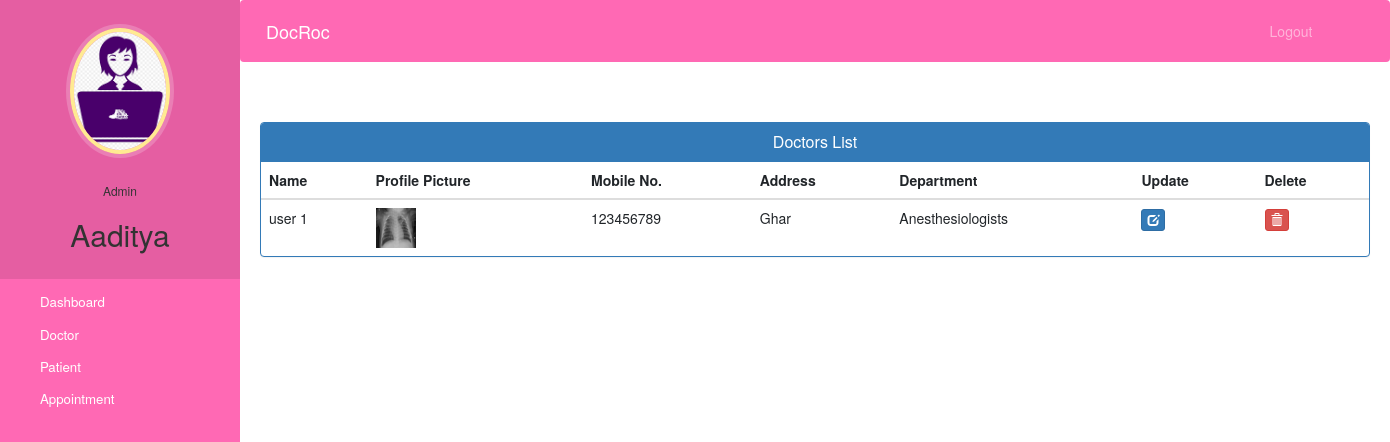
The app's page /admin-view-doctor (signed in) with its own data.
### hospital/models.py (models this page shows, shortened)
class Doctor(models.Model):
    user=models.OneToOneField(User,on_delete=models.CASCADE)
    profile_pic= models.ImageField(upload_to='profile_pic/DoctorProfilePic/',null=True,blank=True)
    address = models.CharField(max_length=40)
    mobile = models.CharField(max_length=20,null=True)
    department= models.CharField(max_length=50,choices=departments,default='Cardiologist')
    status=models.BooleanField(default=False)
    @property
    def get_name(self):
        return self.user.first_name+" "+self.user.last_name

### hospital/views.py (the view)
# urls.py: path('admin-view-doctor', views.admin_view_doctor_view,name='admin-view-doctor'),
@login_required(login_url='adminlogin')
@user_passes_test(is_admin)
def admin_view_doctor_view(request):
    doctors=models.Doctor.objects.all().filter(status=True)
    return render(request,'hospital/admin_view_doctor.html',{'doctors':doctors})

### hospital/views.py (called while the page is built)
def is_admin(user):
    return user.groups.filter(name='ADMIN').exists()

### templates/hospital/admin_view_doctor.html (shortened to what this page needs)
{% extends 'hospital/admin_base.html' %}
{% block content %}
{%load static%}
<head>
  <link href="//netdna.bootstrapcdn.com/bootstrap/3.0.0/css/bootstrap.min.css" rel="stylesheet" id="bootstrap-css">
</head>
<div class="container">
  <div class="panel panel-primary">
    <div class="panel-heading">
      <h6 class="panel-title">Doctors List</h6>
    </div>
    <table class="table table-hover" id="dev-table">
      <thead>
        <tr>
          <th>Name</th>
          <th>Profile Picture</th>
          <th>Mobile No.</th>
          <th>Address</th>
          <th>Department</th>
          <th>Update</th>
          <th>Delete</th>
        </tr>
      </thead>
      {% for d in doctors %}
      <tr>
        <td> {{d.get_name}}</td>
        <td> <img src="{% static d.profile_pic.url %}" alt="Profile Pic" height="40px" width="40px" /></td>
        <td>{{d.mobile}}</td>
        <td>{{d.address}}</td>
        <td>{{d.department}}</td>
        <td><a class="btn btn-primary btn-xs" href="{% url 'update-doctor' d.id  %}"><span class="glyphicon glyphicon-edit"></span></a></td>
        <td><a class="btn btn-danger btn-xs" href="{% url 'delete-doctor-from-hospital' d.id  %}"><span class="glyphicon glyphicon-trash"></span></a></td>
      </tr>
      {% endfor %}
    </table>
  </div>
</div>
{% endblock content %}

### templates/hospital/admin_base.html (shortened to what this page needs)
<!DOCTYPE html>
{% load static %}
<html lang="en">
<head>
  <link rel="stylesheet" href="https://stackpath.bootstrapcdn.com/bootstrap/4.3.1/css/bootstrap.min.css">
  <link rel="stylesheet" href="https://maxcdn.bootstrapcdn.com/font-awesome/4.7.0/css/font-awesome.min.css">
  <link rel="stylesheet" href="{% static '/style.css' %}">
</head>
<body>
  <nav class="menu" tabindex="0">
    <header class="avatar">
      <img src="{% static "images/adminpropic.png" %}" />
      <br><br>
      <h6>Admin</h6>
      <h2>{{request.user.first_name}}</h2>
    </header>
    <ul>
      <li tabindex="0" class="icon-dashboard"> <a style="color:white; text-decoration:none;" href="/admin-dashboard"><span>Dashboard</span></a> </li>
      <li tabindex="0" class="icon-customers"> <a style="color:white; text-decoration:none;" href="/admin-doctor"><span>Doctor</span></a></li>
      <li tabindex="0" class="icon-users"> <a style="color:white; text-decoration:none;" href="/admin-patient"><span>Patient</span></a></li>
      <li tabindex="0" class="icon-calendar"> <a style="color:white; text-decoration:none;" href="/admin-appointment"><span>Appointment</span></a></li>
    </ul>
  </nav>
  <main>
    <div class="bs-example">
      <nav class="navbar navbar-expand-md  navbar-dark fixed-top" style="background:#ff69b4;">
        <a href="/admin-dashboard" class="navbar-brand">DocRoc</a>
        <div class="collapse navbar-collapse justify-content-between" id="navbarCollapse">
          <div class="navbar-nav" style=" margin-left: 90%;">
            <a href="/logout" class="nav-item nav-link">Logout</a>
          </div>
        </div>
      </nav>
    </div>
    <br><br>
    {% block content %}
    {% endblock content %}
</main>
</body>
</html>

### static/style.css (style rules this page uses)
body { padding-left: 240px; }
main { position: relative; height: 100vh; }
.menu { background: #5bc995; height: 100vh; width: 240px; position: fixed; top: 0px; left: 0; z-index: 5; outline: none; }
.menu .avatar { background: rgba(0, 0, 0, 0.1); padding: 2em 0.5em; text-align: center; }
.menu .avatar img { width: 100px; border-radius: 50%; overflow: hidden; border: 4px solid #ffea92; box-shadow: 0 0 0 4px rgba(255, 255, 255, 0.2); }
.menu .avatar h2 { font-weight: normal; margin-bottom: 0; }
.menu ul { list-style: none; padding: 0.5em 0; margin: 0; }
.menu ul li { padding: 0.5em 1em 0.5em 3em; font-size: 0.95em; font-weight: regular; background-repeat: no-repeat; background-position: left 15px center; background-size: auto 20px; transition: all 0.15s linear; cursor: pointer; }
.menu ul li.icon-dashboard { background-image: url("http://www.entypo.com/images//gauge.svg"); }
.menu ul li.icon-customers { background-image: url("http://www.entypo.com/images//briefcase.svg"); }
.menu ul li.icon-users { background-image: url("http://www.entypo.com/images//users.svg"); }
.menu ul li.icon-calendar { background-image: url("http://www.entypo.com/images//calendar.svg"); }

### templates/hospital/admin_base.html (style rules this page uses)
a:link { text-decoration: none; }
a { color: white; }
body { padding-left: 240px; }
main { position: relative; height: 100vh; }
.menu { background: #ff69b4; height: 100vh; width: 240px; position: fixed; top: 0px; left: 0; z-index: 5; outline: none; }
.menu .avatar { background: rgba(0, 0, 0, 0.1); padding: 2em 0.5em; text-align: center; }
.menu .avatar img { width: 100px; border-radius: 50%; overflow: hidden; border: 4px solid #ffea92; box-shadow: 0 0 0 4px rgba(255, 255, 255, 0.2); }
.menu .avatar h2 { font-weight: normal; margin-bottom: 0; }
.menu ul { list-style: none; padding: 0.5em 0; margin: 0; }
.menu ul li { padding: 0.5em 1em 0.5em 3em; font-size: 0.95em; font-weight: regular; background-repeat: no-repeat; background-position: left 15px center; background-size: auto 20px; transition: all 0.15s linear; cursor: pointer; }
.menu ul li.icon-dashboard { background-image: url("http://www.entypo.com/images//gauge.svg"); }
.menu ul li.icon-customers { background-image: url("http://www.entypo.com/images//briefcase.svg"); }
.menu ul li.icon-users { background-image: url("http://www.entypo.com/images//users.svg"); }
.menu ul li.icon-calendar { background-image: url("http://www.entypo.com/images//calendar.svg"); }

### templates/hospital/admin_view_doctor.html (style rules this page uses)
a:link { text-decoration: none; }
h6 { text-align: center; }

### records on screen
Doctor: get_name "user 1", profile_pic (picture), mobile "123456789", address "Ghar", department "Anesthesiologists"

### other values on screen
{{ request.user.first_name }} "Aaditya"
